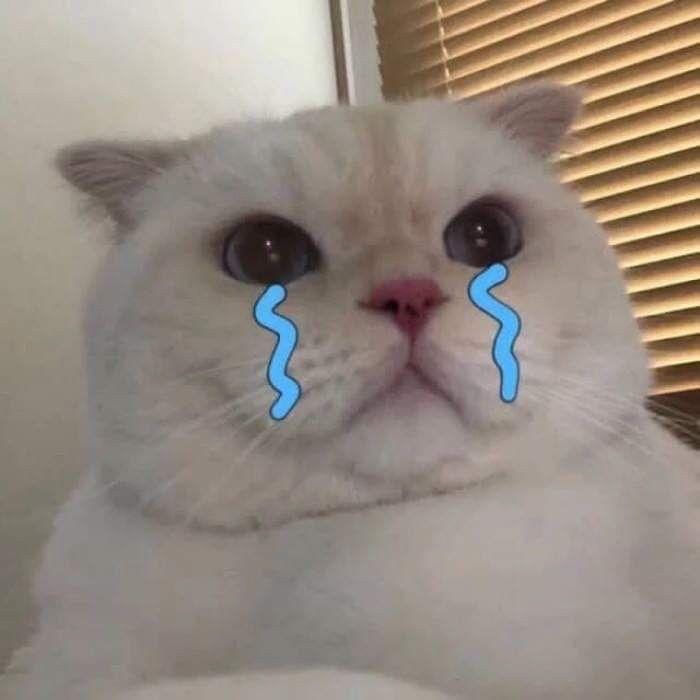
#> input picture join_multiple_img/cat.jpg, 700 x 700 px
$ python join_multiple_image.py
#> lines starting #> are read from the running program, lines starting #| are printed output that depends on the picture
import cv2
import numpy as np

# read image
img1 = cv2.imread("cat.jpg", 0)
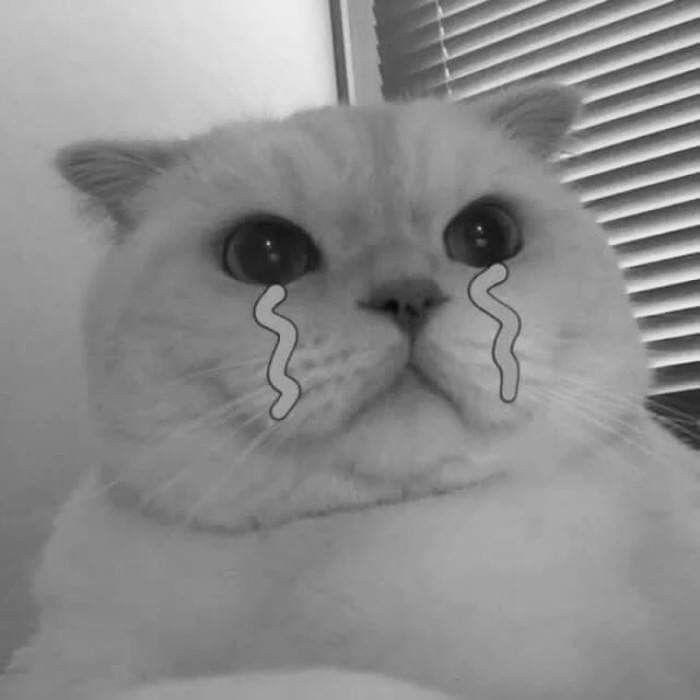
#> img1: shape (700, 700); min 6, max 241, mean 140.4
img1 = cv2.resize(img1, (690, 920))
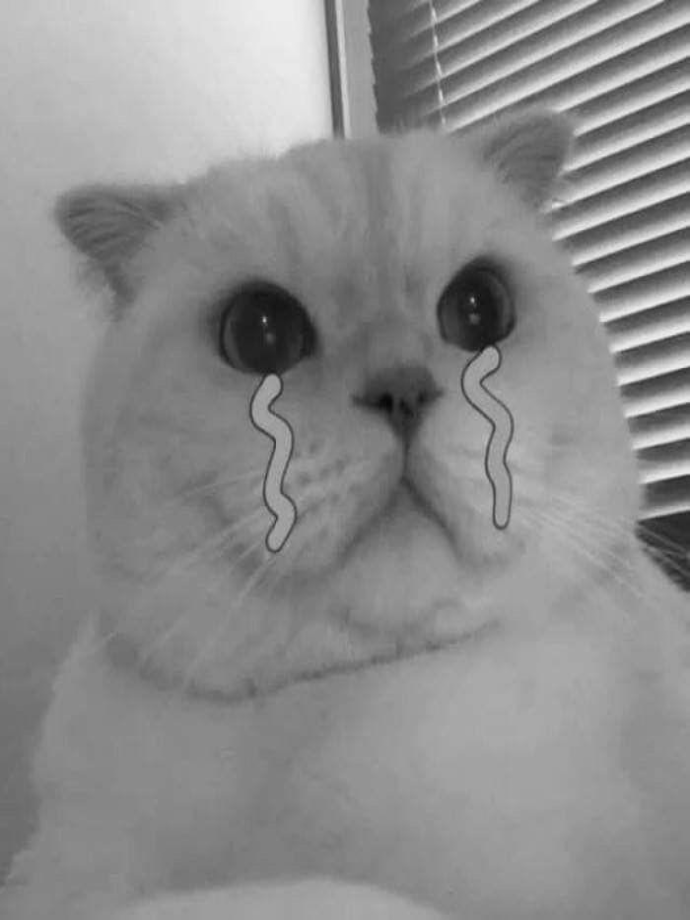
#> img1: shape (920, 690); min 6, max 240, mean 140.3
img1 = cv2.cvtColor(img1, cv2.COLOR_GRAY2BGR)
#> img1: shape (920, 690, 3)
img2 = cv2.imread("meo.jpg")
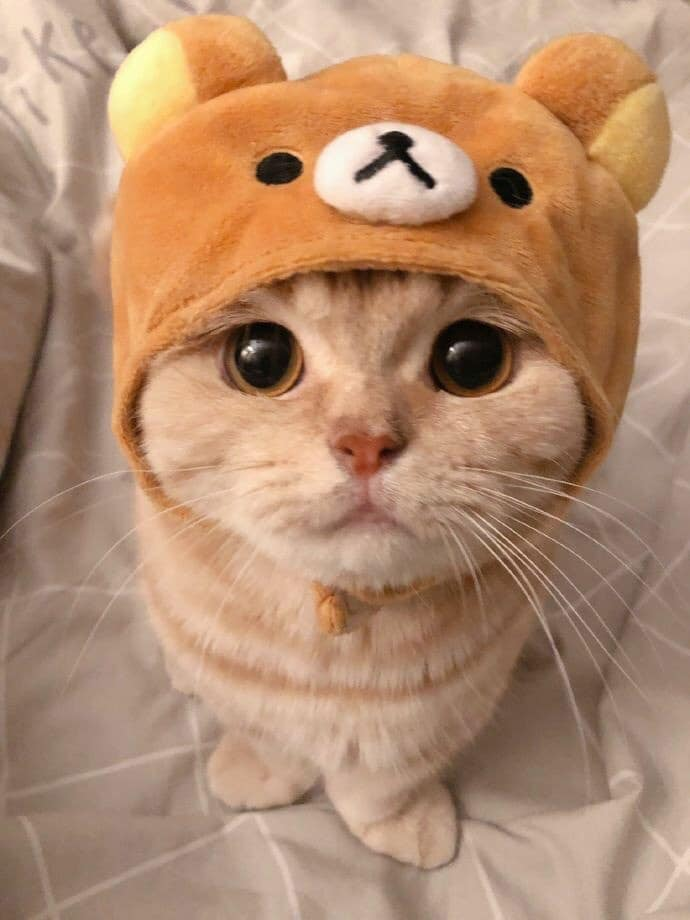
#> input picture join_multiple_img/meo.jpg, 690 x 920 px
#> img2 is the input picture: shape (920, 690, 3); mean B, G, R 111.6, 139.7, 178.1

# print img1.shape and img2.shape
print(img1.shape)
#| (920, 690, 3)
print(img2.shape)
#| (920, 690, 3)

# resize image
img1 = cv2.resize(img1, (0, 0), None, 0.5, 0.5)
#> img1: shape (460, 345, 3)
img2 = cv2.resize(img2, (0, 0), None, 0.5, 0.5)
#> img2: shape (460, 345, 3)

ver = np.vstack([img1, img2])  # ghép dọc
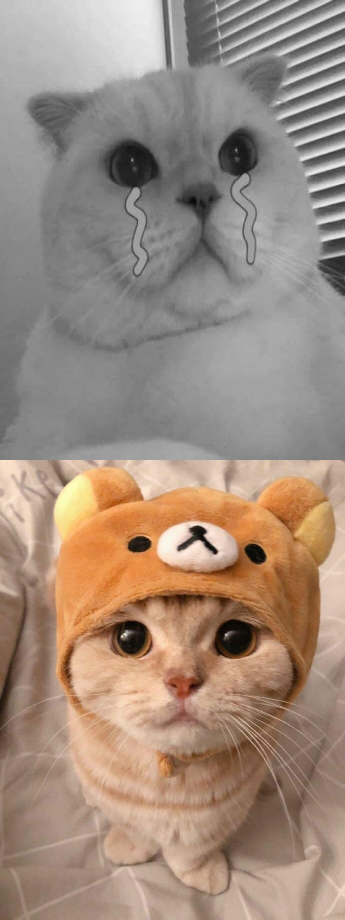
#> ver: shape (920, 345, 3); mean B, G, R 126.1, 140.1, 159.3
hor = np.hstack((img1, img2))  # ghép ngang
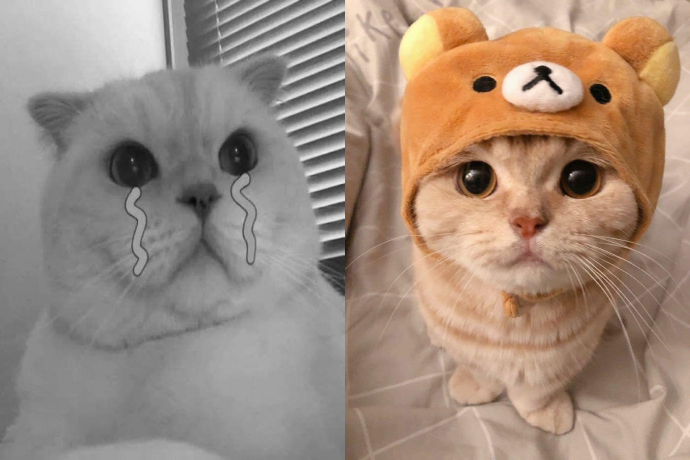
#> hor: shape (460, 690, 3); mean B, G, R 126.1, 140.1, 159.3
# print("ver", ver)
# print("hor", hor)
cv2.imshow("Vstack", ver)
cv2.imshow("Hstack", hor)
cv2.waitKey(0)
